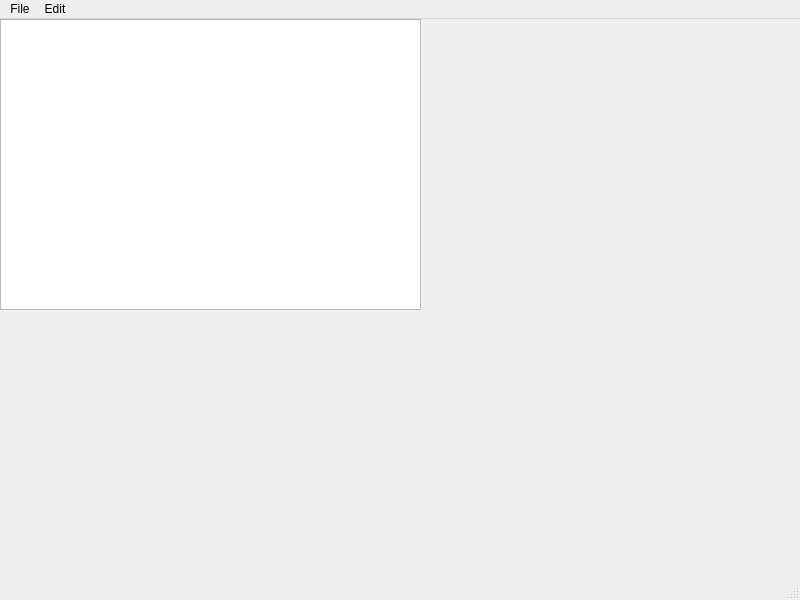
<?xml version="1.0" encoding="UTF-8"?>
<ui version="4.0">
 <class>MainWindow</class>
 <widget class="QMainWindow" name="MainWindow">
  <property name="geometry">
   <rect>
    <x>0</x>
    <y>0</y>
    <width>800</width>
    <height>600</height>
   </rect>
  </property>
  <property name="windowTitle">
   <string>MainWindow</string>
  </property>
  <widget class="QWidget" name="centralwidget">
   <widget class="QWidget" name="verticalLayoutWidget">
    <property name="geometry">
     <rect>
      <x>0</x>
      <y>0</y>
      <width>421</width>
      <height>291</height>
     </rect>
    </property>
    <layout class="QVBoxLayout" name="verticalLayout">
     <item>
      <widget class="QTextEdit" name="textEdit"/>
     </item>
    </layout>
   </widget>
  </widget>
  <widget class="QMenuBar" name="menubar">
   <property name="geometry">
    <rect>
     <x>0</x>
     <y>0</y>
     <width>800</width>
     <height>22</height>
    </rect>
   </property>
   <widget class="QMenu" name="menuFile">
    <property name="title">
     <string>File</string>
    </property>
    <addaction name="actionNew"/>
    <addaction name="actionOpen"/>
    <addaction name="actionSave_as"/>
    <addaction name="actionPrint"/>
    <addaction name="actionExit"/>
   </widget>
   <widget class="QMenu" name="menuEdit">
    <property name="title">
     <string>Edit</string>
    </property>
    <addaction name="actionCopy"/>
    <addaction name="actionPaste"/>
    <addaction name="actionCut"/>
    <addaction name="actionUndo"/>
    <addaction name="actionRedo"/>
   </widget>
   <addaction name="menuFile"/>
   <addaction name="menuEdit"/>
  </widget>
  <widget class="QStatusBar" name="statusbar"/>
  <action name="actionNew">
   <property name="icon">
    <iconset resource="Resources.qrc">
     <normaloff>:/icons/New.bmp</normaloff>:/icons/New.bmp</iconset>
   </property>
   <property name="text">
    <string>New</string>
   </property>
  </action>
  <action name="actionOpen">
   <property name="icon">
    <iconset resource="Resources.qrc">
     <normaloff>:/icons/Open.bmp</normaloff>:/icons/Open.bmp</iconset>
   </property>
   <property name="text">
    <string>Open</string>
   </property>
  </action>
  <action name="actionSave_as">
   <property name="icon">
    <iconset resource="Resources.qrc">
     <normaloff>:/icons/Save.bmp</normaloff>:/icons/Save.bmp</iconset>
   </property>
   <property name="text">
    <string>Save as</string>
   </property>
  </action>
  <action name="actionPrint">
   <property name="text">
    <string>Print</string>
   </property>
  </action>
  <action name="actionExit">
   <property name="text">
    <string>Exit</string>
   </property>
  </action>
  <action name="actionCopy">
   <property name="text">
    <string>Copy</string>
   </property>
  </action>
  <action name="actionPaste">
   <property name="text">
    <string>Paste</string>
   </property>
  </action>
  <action name="actionCut">
   <property name="text">
    <string>Cut</string>
   </property>
  </action>
  <action name="actionUndo">
   <property name="text">
    <string>Undo</string>
   </property>
  </action>
  <action name="actionRedo">
   <property name="text">
    <string>Redo</string>
   </property>
  </action>
 </widget>
 <resources>
  <include location="Resources.qrc"/>
 </resources>
 <connections/>
</ui>
